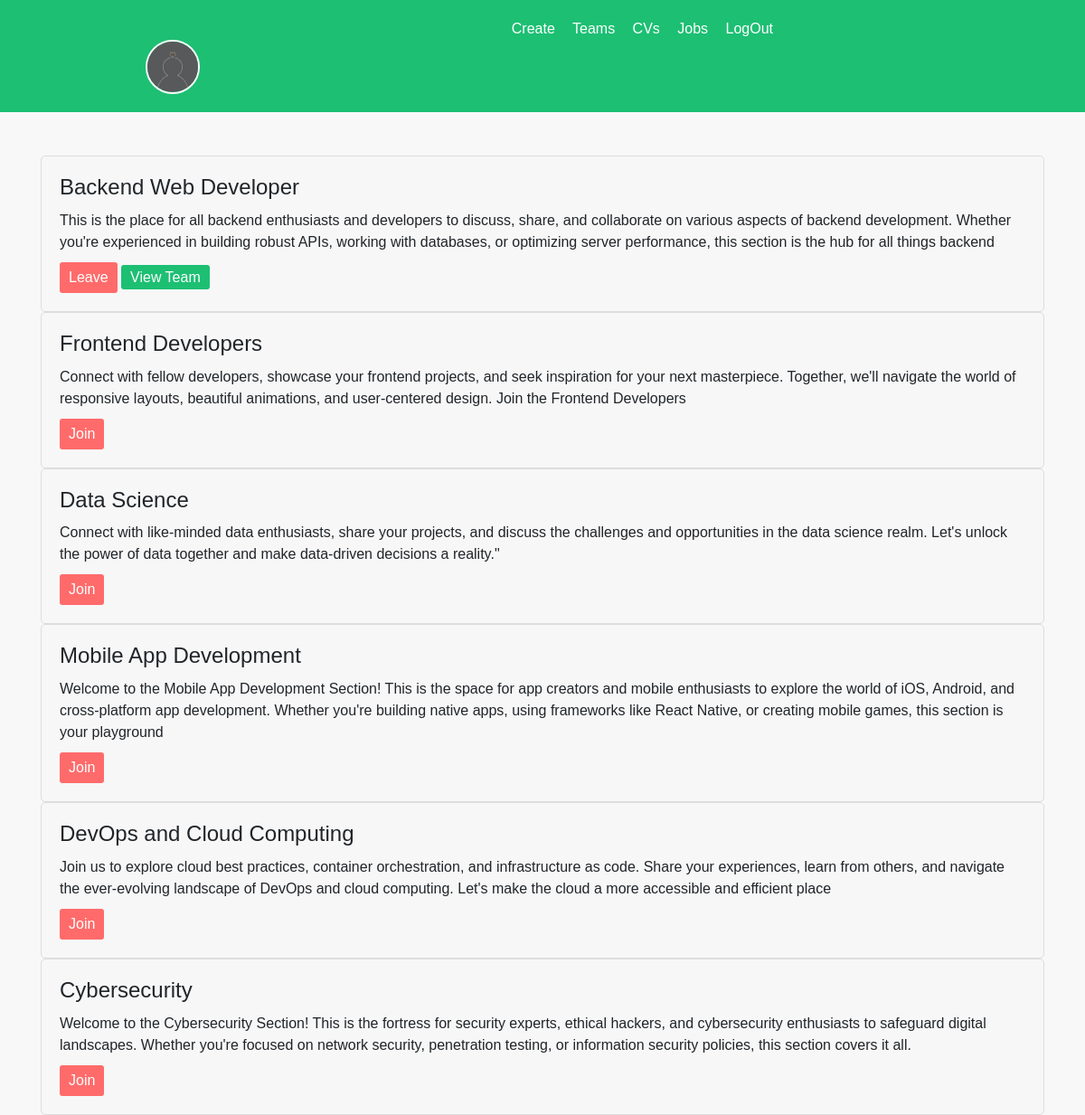
Page /sections/ (signed in) on the committed database.
### app/models.py (models this page shows, shortened)
class UserProfile(models.Model):
    user = models.OneToOneField(User, on_delete=models.CASCADE,related_name='userprofile')
    bio = models.TextField(blank=True)
    birthdate = models.DateField(null=True, blank=True)
    profile_picture = models.ImageField(upload_to='profile_pics/', null=True, blank=True,default='profilepic.jpg')

class Section(models.Model):
    name = models.CharField(max_length=100)
    description = models.TextField()

### app/views.py (the view)
# urls.py: path('sections/', views.section_list, name='section_list'),
@login_required(login_url='login')
def section_list(request):
    if request.user.is_authenticated:
        user_profile = request.user.userprofile
    sections = Section.objects.all()
    user_sections = request.user.sections.all()
    return render(request, 'app/sectionlist.html', {'sections': sections, 'user_sections': user_sections, 'user_profile':user_profile})

### app/templates/app/sectionlist.html (shortened to what this page needs)
{% extends "app/layout.html" %}
{% load static %}
{% block body %}
<div class="section-list">
    {% for section in sections %}
        <div class="section-item">
            <h3 class="section-name">{{ section.name }}</h3>
            <p class="section-description">{{ section.description }}</p>
            {% if section in user_sections %}
                <form class="leave-section-form" action="{% url 'leave_section' section.id %}" method="post">
                    <button class="leave-button" type="submit">Leave</button>
                </form>
                <a class="view-button" href="{% url 'section_users' section.id %}">View Team</a>
            {% else %}
                <form class="join-section-form" action="{% url 'join_section' section.id %}" method="post">
                    <button class="join-button" type="submit">Join</button>
                </form>
            {% endif %}
        </div>
    {% endfor %}
</div>
{% endblock %}

### app/templates/app/layout.html (shortened to what this page needs)
{% load static %}
<!DOCTYPE html>
<html lang="en">
<head>
    <link rel="stylesheet" href="https://stackpath.bootstrapcdn.com/bootstrap/4.4.1/css/bootstrap.min.css">
    <link rel="stylesheet" href="https://code.jquery.com/ui/1.12.1/themes/base/jquery-ui.css">
    <link href="{% static 'app/styles.css' %}" rel="stylesheet">
    <link rel="stylesheet" href="https://cdnjs.cloudflare.com/ajax/libs/font-awesome/6.3.0/css/all.min.css">
</head>
<body>
    {% if not ispdf %}
    <div class="custom-navbar">
        <div class="container">
            <div class="row">
                <div class="col-12 col-md-9 text-right">
                    {% if user.is_authenticated %}
                        <a href="{% url 'create' %}">Create</a>
                        <a href="{% url 'section_list' %}">Teams</a>
                        <a href="{% url 'list' %}">CVs</a>
                        <a href="{% url 'jobfromlink' %}">Jobs</a>
                        <a href="{% url 'logout' %}">LogOut</a>
                        <div class="col-12 col-md-3">
                            <a href="{% url "profile" %}">
                                <img src="{{ user_profile.profile_picture.url }}" class="profile-image">
                            </a>
                        </div>
                    {% else %}
                        <a href="{% url 'login' %}">Log In</a>
                        <a href="{% url 'register' %}">Sign Up</a>
                    {% endif %}
                </div>
            </div>
        </div>
    </div>
    {% endif %}
    <div class="container mt-4 mt-md-5">
        {% block body %}
        {% endblock %}
    </div>
</body>
</html>

### app/static/app/styles.css (style rules this page uses)
body { background-color: #f8f8f8; font-family: Arial, sans-serif; margin: 0; padding: 0; }
.custom-navbar { background-color: #1dbf73; color: white; padding: 20px; }
.custom-navbar a { color: white; margin-right: 15px; text-decoration: none; }
.profile-image { width: 60px; height: 60px; border-radius: 50%; object-fit: cover; border: 2px solid white; }

### app/templates/app/sectionlist.html (style rules this page uses)
.section-item { background-color: #f7f7f7; border: 1px solid #ddd; padding: 20px; border-radius: 5px; }
.section-name { font-size: 1.5rem; margin: 0; }
.section-description { margin: 10px 0; }
.leave-section-form, .join-section-form { display: inline-block; }
.leave-button, .join-button { background-color: #ff6b6b; color: white; border: none; padding: 5px 10px; border-radius: 3px; }
.view-button { background-color:#1dbf73 ; color: white; border: none; padding: 5px 10px; border-radius: 3px; }

### rows in the picture
UserProfile: profile_picture (picture)
Section: name "Backend Web Developer", description "This is the place for all backend enthusiasts and developers to discuss, share, and collaborate on various aspects of backend development. Whether you're experienced in building robust APIs, working with databases, or optimizing server performance, this section is the hub for all things backend", shows "Leave"
Section: name "Frontend Developers", description "Connect with fellow developers, showcase your frontend projects, and seek inspiration for your next masterpiece. Together, we'll navigate the world of responsive layouts, beautiful animations, and user-centered design. Join the Frontend Developers"
Section: name "Data Science", description "Connect with like-minded data enthusiasts, share your projects, and discuss the challenges and opportunities in the data science realm. Let's unlock the power of data together and make data-driven decisions a reality.\"", shows "Join"
Section: name "Mobile App Development", description "Welcome to the Mobile App Development Section! This is the space for app creators and mobile enthusiasts to explore the world of iOS, Android, and cross-platform app development. Whether you're building native apps, using frameworks like React Native, or creating mobile games, this section is your playground", shows "Join"
Section: name "DevOps and Cloud Computing", description "Join us to explore cloud best practices, container orchestration, and infrastructure as code. Share your experiences, learn from others, and navigate the ever-evolving landscape of DevOps and cloud computing. Let's make the cloud a more accessible and efficient place"
Section: name "Cybersecurity", description "Welcome to the Cybersecurity Section! This is the fortress for security experts, ethical hackers, and cybersecurity enthusiasts to safeguard digital landscapes. Whether you're focused on network security, penetration testing, or information security policies, this section covers it all.", shows "Join"
